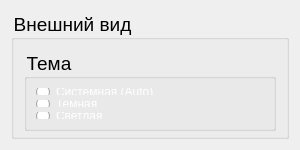
<?xml version="1.0" encoding="UTF-8"?>
<ui version="4.0">
 <class>settings</class>
 <widget class="QDialog" name="settings">
  <property name="geometry">
   <rect>
    <x>0</x>
    <y>0</y>
    <width>300</width>
    <height>150</height>
   </rect>
  </property>
  <property name="sizePolicy">
   <sizepolicy hsizetype="Fixed" vsizetype="Fixed">
    <horstretch>0</horstretch>
    <verstretch>0</verstretch>
   </sizepolicy>
  </property>
  <property name="minimumSize">
   <size>
    <width>300</width>
    <height>150</height>
   </size>
  </property>
  <property name="maximumSize">
   <size>
    <width>300</width>
    <height>150</height>
   </size>
  </property>
  <property name="windowTitle">
   <string>Dialog</string>
  </property>
  <property name="styleSheet">
   <string notr="true">QMainWindow {
	background-color: palette(window);
}
QStatusBar {
	background-color: palette(window);
}
QGroupBox {
	background: None;
	font-family: &quot;Inter&quot;, sans-serif;
	font-size: 14pt;
}
QRadioButton {
    color: palette(highlighted-text); 
    font-weight: normal;
}

QRadioButton:checked {
	color: palette(highlighted-text);
	font-weight: bold;
}</string>
  </property>
  <layout class="QVBoxLayout" name="verticalLayout">
   <item>
    <widget class="QGroupBox" name="groupBox">
     <property name="title">
      <string>Внешний вид</string>
     </property>
     <layout class="QVBoxLayout" name="verticalLayout_2">
      <property name="leftMargin">
       <number>10</number>
      </property>
      <property name="topMargin">
       <number>10</number>
      </property>
      <property name="rightMargin">
       <number>10</number>
      </property>
      <property name="bottomMargin">
       <number>5</number>
      </property>
      <item>
       <widget class="QGroupBox" name="groupBox_2">
        <property name="sizePolicy">
         <sizepolicy hsizetype="Preferred" vsizetype="Fixed">
          <horstretch>0</horstretch>
          <verstretch>0</verstretch>
         </sizepolicy>
        </property>
        <property name="maximumSize">
         <size>
          <width>16777215</width>
          <height>120</height>
         </size>
        </property>
        <property name="title">
         <string>Тема</string>
        </property>
        <layout class="QVBoxLayout" name="verticalLayout_3">
         <property name="spacing">
          <number>5</number>
         </property>
         <item>
          <widget class="QRadioButton" name="radioButton_3">
           <property name="font">
            <font>
             <bold>false</bold>
            </font>
           </property>
           <property name="text">
            <string>Системная (Auto)</string>
           </property>
          </widget>
         </item>
         <item>
          <widget class="QRadioButton" name="radioButton">
           <property name="text">
            <string>Темная</string>
           </property>
          </widget>
         </item>
         <item>
          <widget class="QRadioButton" name="radioButton_2">
           <property name="text">
            <string>Светлая</string>
           </property>
          </widget>
         </item>
        </layout>
       </widget>
      </item>
     </layout>
    </widget>
   </item>
  </layout>
 </widget>
 <resources/>
 <connections/>
</ui>
